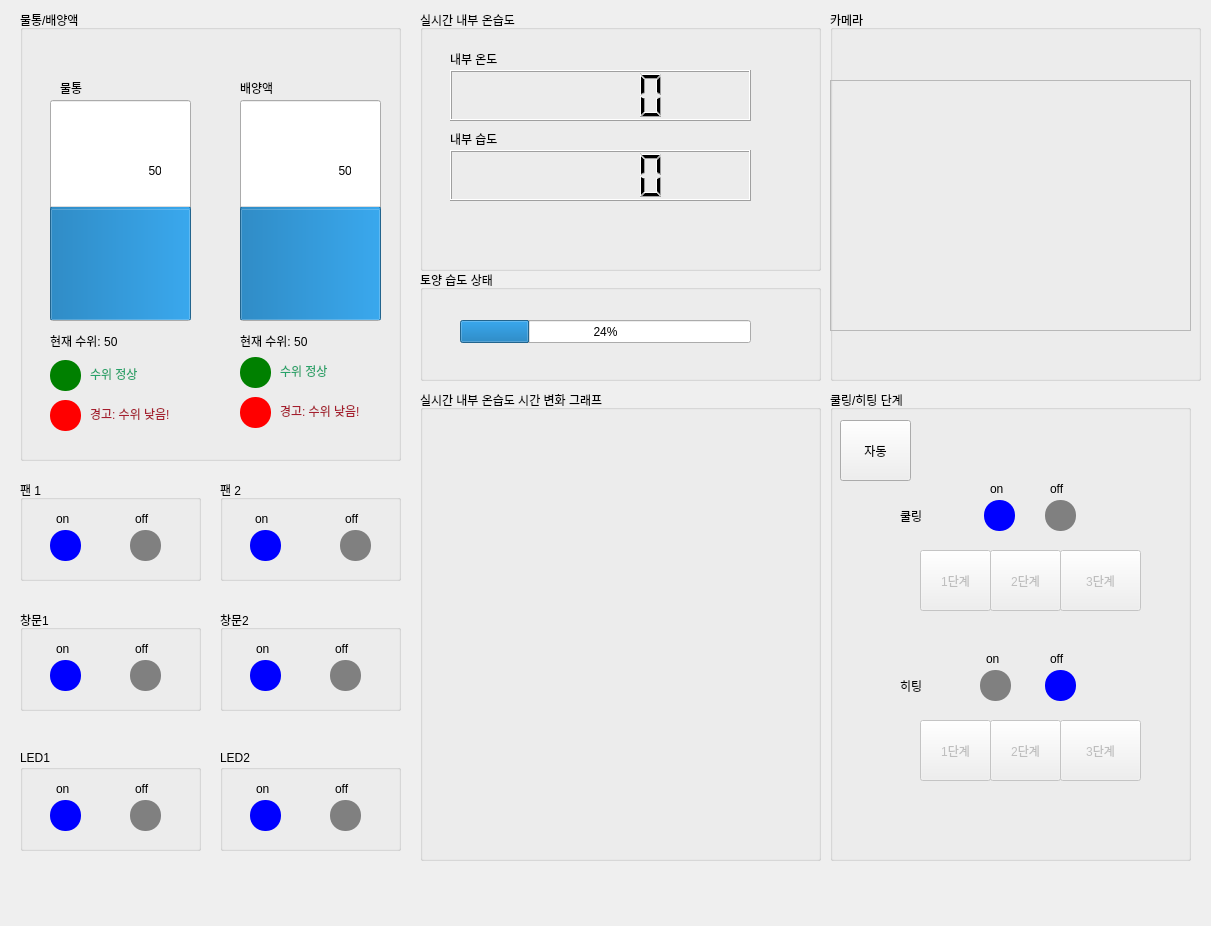
<?xml version="1.0" encoding="UTF-8"?>
<ui version="4.0">
 <class>Dialog</class>
 <widget class="QDialog" name="Dialog">
  <property name="geometry">
   <rect>
    <x>0</x>
    <y>0</y>
    <width>1211</width>
    <height>926</height>
   </rect>
  </property>
  <property name="windowTitle">
   <string>Dialog</string>
  </property>
  <widget class="QGroupBox" name="groupBox">
   <property name="geometry">
    <rect>
     <x>20</x>
     <y>10</y>
     <width>381</width>
     <height>451</height>
    </rect>
   </property>
   <property name="title">
    <string>물통/배양액</string>
   </property>
   <widget class="QProgressBar" name="progressBar">
    <property name="geometry">
     <rect>
      <x>30</x>
      <y>90</y>
      <width>141</width>
      <height>221</height>
     </rect>
    </property>
    <property name="value">
     <number>50</number>
    </property>
    <property name="orientation">
     <enum>Qt::Vertical</enum>
    </property>
   </widget>
   <widget class="QProgressBar" name="progressBar_2">
    <property name="geometry">
     <rect>
      <x>220</x>
      <y>90</y>
      <width>141</width>
      <height>221</height>
     </rect>
    </property>
    <property name="value">
     <number>50</number>
    </property>
    <property name="orientation">
     <enum>Qt::Vertical</enum>
    </property>
   </widget>
   <widget class="QLabel" name="label">
    <property name="geometry">
     <rect>
      <x>40</x>
      <y>70</y>
      <width>131</width>
      <height>16</height>
     </rect>
    </property>
    <property name="text">
     <string>물통</string>
    </property>
   </widget>
   <widget class="QLabel" name="label_2">
    <property name="geometry">
     <rect>
      <x>220</x>
      <y>70</y>
      <width>131</width>
      <height>16</height>
     </rect>
    </property>
    <property name="text">
     <string>배양액</string>
    </property>
   </widget>
   <widget class="QLabel" name="label_3">
    <property name="geometry">
     <rect>
      <x>30</x>
      <y>320</y>
      <width>141</width>
      <height>21</height>
     </rect>
    </property>
    <property name="text">
     <string>현재 수위: 50</string>
    </property>
   </widget>
   <widget class="QLabel" name="label_4">
    <property name="geometry">
     <rect>
      <x>220</x>
      <y>320</y>
      <width>141</width>
      <height>21</height>
     </rect>
    </property>
    <property name="text">
     <string>현재 수위: 50</string>
    </property>
   </widget>
   <widget class="QLabel" name="label_5">
    <property name="geometry">
     <rect>
      <x>70</x>
      <y>353</y>
      <width>141</width>
      <height>21</height>
     </rect>
    </property>
    <property name="styleSheet">
     <string notr="true">
color: rgb(38, 162, 105);</string>
    </property>
    <property name="text">
     <string>수위 정상</string>
    </property>
   </widget>
   <widget class="QLabel" name="label_6">
    <property name="geometry">
     <rect>
      <x>70</x>
      <y>393</y>
      <width>141</width>
      <height>21</height>
     </rect>
    </property>
    <property name="styleSheet">
     <string notr="true">color: rgb(165, 29, 45);</string>
    </property>
    <property name="text">
     <string>경고: 수위 낮음!</string>
    </property>
   </widget>
   <widget class="QLabel" name="label_9">
    <property name="geometry">
     <rect>
      <x>30</x>
      <y>350</y>
      <width>31</width>
      <height>31</height>
     </rect>
    </property>
    <property name="styleSheet">
     <string notr="true">background-color: green;
border-radius: 15px;</string>
    </property>
    <property name="text">
     <string/>
    </property>
   </widget>
   <widget class="QLabel" name="label_10">
    <property name="geometry">
     <rect>
      <x>30</x>
      <y>390</y>
      <width>31</width>
      <height>31</height>
     </rect>
    </property>
    <property name="styleSheet">
     <string notr="true">background-color: red;
border-radius: 15px;</string>
    </property>
    <property name="text">
     <string/>
    </property>
   </widget>
   <widget class="QLabel" name="label_7">
    <property name="geometry">
     <rect>
      <x>260</x>
      <y>390</y>
      <width>141</width>
      <height>21</height>
     </rect>
    </property>
    <property name="styleSheet">
     <string notr="true">color: rgb(165, 29, 45);</string>
    </property>
    <property name="text">
     <string>경고: 수위 낮음!</string>
    </property>
   </widget>
   <widget class="QLabel" name="label_11">
    <property name="geometry">
     <rect>
      <x>220</x>
      <y>347</y>
      <width>31</width>
      <height>31</height>
     </rect>
    </property>
    <property name="styleSheet">
     <string notr="true">background-color: green;
border-radius: 15px;</string>
    </property>
    <property name="text">
     <string/>
    </property>
   </widget>
   <widget class="QLabel" name="label_8">
    <property name="geometry">
     <rect>
      <x>260</x>
      <y>350</y>
      <width>141</width>
      <height>21</height>
     </rect>
    </property>
    <property name="styleSheet">
     <string notr="true">
color: rgb(38, 162, 105);</string>
    </property>
    <property name="text">
     <string>수위 정상</string>
    </property>
   </widget>
   <widget class="QLabel" name="label_12">
    <property name="geometry">
     <rect>
      <x>220</x>
      <y>387</y>
      <width>31</width>
      <height>31</height>
     </rect>
    </property>
    <property name="styleSheet">
     <string notr="true">background-color: red;
border-radius: 15px;</string>
    </property>
    <property name="text">
     <string/>
    </property>
   </widget>
  </widget>
  <widget class="QGroupBox" name="groupBox_2">
   <property name="geometry">
    <rect>
     <x>830</x>
     <y>10</y>
     <width>371</width>
     <height>371</height>
    </rect>
   </property>
   <property name="title">
    <string>카메라</string>
   </property>
   <widget class="QLabel" name="image_label">
    <property name="geometry">
     <rect>
      <x>0</x>
      <y>70</y>
      <width>361</width>
      <height>251</height>
     </rect>
    </property>
    <property name="frameShape">
     <enum>QFrame::StyledPanel</enum>
    </property>
    <property name="text">
     <string/>
    </property>
   </widget>
  </widget>
  <widget class="QGroupBox" name="groupBox_3">
   <property name="geometry">
    <rect>
     <x>420</x>
     <y>10</y>
     <width>401</width>
     <height>261</height>
    </rect>
   </property>
   <property name="title">
    <string>실시간 내부 온습도</string>
   </property>
   <widget class="QLCDNumber" name="lcdNumber">
    <property name="geometry">
     <rect>
      <x>30</x>
      <y>60</y>
      <width>301</width>
      <height>51</height>
     </rect>
    </property>
   </widget>
   <widget class="QLCDNumber" name="lcdNumber_2">
    <property name="geometry">
     <rect>
      <x>30</x>
      <y>140</y>
      <width>301</width>
      <height>51</height>
     </rect>
    </property>
   </widget>
   <widget class="QLabel" name="label_13">
    <property name="geometry">
     <rect>
      <x>30</x>
      <y>40</y>
      <width>67</width>
      <height>17</height>
     </rect>
    </property>
    <property name="text">
     <string>내부 온도</string>
    </property>
   </widget>
   <widget class="QLabel" name="label_14">
    <property name="geometry">
     <rect>
      <x>30</x>
      <y>120</y>
      <width>67</width>
      <height>17</height>
     </rect>
    </property>
    <property name="text">
     <string>내부 습도</string>
    </property>
   </widget>
  </widget>
  <widget class="QGroupBox" name="groupBox_4">
   <property name="geometry">
    <rect>
     <x>420</x>
     <y>270</y>
     <width>401</width>
     <height>111</height>
    </rect>
   </property>
   <property name="title">
    <string>토양 습도 상태 </string>
   </property>
   <widget class="QProgressBar" name="progressBar_3">
    <property name="geometry">
     <rect>
      <x>40</x>
      <y>50</y>
      <width>291</width>
      <height>23</height>
     </rect>
    </property>
    <property name="value">
     <number>24</number>
    </property>
   </widget>
  </widget>
  <widget class="QGroupBox" name="groupBox_5">
   <property name="geometry">
    <rect>
     <x>420</x>
     <y>390</y>
     <width>401</width>
     <height>471</height>
    </rect>
   </property>
   <property name="title">
    <string>실시간 내부 온습도 시간 변화 그래프</string>
   </property>
   <widget class="QLabel" name="label_15">
    <property name="geometry">
     <rect>
      <x>20</x>
      <y>40</y>
      <width>371</width>
      <height>431</height>
     </rect>
    </property>
    <property name="text">
     <string/>
    </property>
    <property name="pixmap">
     <pixmap>../../../.designer/backup/Pictures/Screenshots/Screenshot from 2024-11-07 23-11-42.png</pixmap>
    </property>
   </widget>
  </widget>
  <widget class="QGroupBox" name="groupBox_6">
   <property name="geometry">
    <rect>
     <x>20</x>
     <y>480</y>
     <width>181</width>
     <height>101</height>
    </rect>
   </property>
   <property name="title">
    <string>팬 1</string>
   </property>
   <widget class="QLabel" name="label_16">
    <property name="geometry">
     <rect>
      <x>30</x>
      <y>50</y>
      <width>31</width>
      <height>31</height>
     </rect>
    </property>
    <property name="styleSheet">
     <string notr="true">background-color: blue;
border-radius: 15px;</string>
    </property>
    <property name="text">
     <string/>
    </property>
   </widget>
   <widget class="QLabel" name="label_18">
    <property name="geometry">
     <rect>
      <x>36</x>
      <y>30</y>
      <width>67</width>
      <height>17</height>
     </rect>
    </property>
    <property name="text">
     <string>on</string>
    </property>
   </widget>
   <widget class="QLabel" name="label_19">
    <property name="geometry">
     <rect>
      <x>115</x>
      <y>30</y>
      <width>67</width>
      <height>17</height>
     </rect>
    </property>
    <property name="text">
     <string>off</string>
    </property>
   </widget>
   <widget class="QLabel" name="label_17">
    <property name="geometry">
     <rect>
      <x>110</x>
      <y>50</y>
      <width>31</width>
      <height>31</height>
     </rect>
    </property>
    <property name="styleSheet">
     <string notr="true">background-color: gray;
border-radius: 15px;</string>
    </property>
    <property name="text">
     <string/>
    </property>
   </widget>
  </widget>
  <widget class="QGroupBox" name="groupBox_10">
   <property name="geometry">
    <rect>
     <x>220</x>
     <y>480</y>
     <width>181</width>
     <height>101</height>
    </rect>
   </property>
   <property name="title">
    <string>팬 2</string>
   </property>
   <widget class="QLabel" name="label_23">
    <property name="geometry">
     <rect>
      <x>125</x>
      <y>30</y>
      <width>67</width>
      <height>17</height>
     </rect>
    </property>
    <property name="text">
     <string>off</string>
    </property>
   </widget>
   <widget class="QLabel" name="label_21">
    <property name="geometry">
     <rect>
      <x>30</x>
      <y>50</y>
      <width>31</width>
      <height>31</height>
     </rect>
    </property>
    <property name="styleSheet">
     <string notr="true">background-color: blue;
border-radius: 15px;</string>
    </property>
    <property name="text">
     <string/>
    </property>
   </widget>
   <widget class="QLabel" name="label_20">
    <property name="geometry">
     <rect>
      <x>35</x>
      <y>30</y>
      <width>67</width>
      <height>17</height>
     </rect>
    </property>
    <property name="text">
     <string>on</string>
    </property>
   </widget>
   <widget class="QLabel" name="label_22">
    <property name="geometry">
     <rect>
      <x>120</x>
      <y>50</y>
      <width>31</width>
      <height>31</height>
     </rect>
    </property>
    <property name="styleSheet">
     <string notr="true">background-color: gray;
border-radius: 15px;</string>
    </property>
    <property name="text">
     <string/>
    </property>
   </widget>
  </widget>
  <widget class="QGroupBox" name="groupBox_7">
   <property name="geometry">
    <rect>
     <x>20</x>
     <y>610</y>
     <width>181</width>
     <height>101</height>
    </rect>
   </property>
   <property name="title">
    <string>창문1</string>
   </property>
   <widget class="QLabel" name="label_24">
    <property name="geometry">
     <rect>
      <x>30</x>
      <y>50</y>
      <width>31</width>
      <height>31</height>
     </rect>
    </property>
    <property name="styleSheet">
     <string notr="true">background-color: blue;
border-radius: 15px;</string>
    </property>
    <property name="text">
     <string/>
    </property>
   </widget>
   <widget class="QLabel" name="label_25">
    <property name="geometry">
     <rect>
      <x>36</x>
      <y>30</y>
      <width>67</width>
      <height>17</height>
     </rect>
    </property>
    <property name="text">
     <string>on</string>
    </property>
   </widget>
   <widget class="QLabel" name="label_26">
    <property name="geometry">
     <rect>
      <x>115</x>
      <y>30</y>
      <width>67</width>
      <height>17</height>
     </rect>
    </property>
    <property name="text">
     <string>off</string>
    </property>
   </widget>
   <widget class="QLabel" name="label_27">
    <property name="geometry">
     <rect>
      <x>110</x>
      <y>50</y>
      <width>31</width>
      <height>31</height>
     </rect>
    </property>
    <property name="styleSheet">
     <string notr="true">background-color: gray;
border-radius: 15px;</string>
    </property>
    <property name="text">
     <string/>
    </property>
   </widget>
  </widget>
  <widget class="QGroupBox" name="groupBox_8">
   <property name="geometry">
    <rect>
     <x>220</x>
     <y>610</y>
     <width>181</width>
     <height>101</height>
    </rect>
   </property>
   <property name="title">
    <string>창문2</string>
   </property>
   <widget class="QLabel" name="label_28">
    <property name="geometry">
     <rect>
      <x>30</x>
      <y>50</y>
      <width>31</width>
      <height>31</height>
     </rect>
    </property>
    <property name="styleSheet">
     <string notr="true">background-color: blue;
border-radius: 15px;</string>
    </property>
    <property name="text">
     <string/>
    </property>
   </widget>
   <widget class="QLabel" name="label_29">
    <property name="geometry">
     <rect>
      <x>36</x>
      <y>30</y>
      <width>67</width>
      <height>17</height>
     </rect>
    </property>
    <property name="text">
     <string>on</string>
    </property>
   </widget>
   <widget class="QLabel" name="label_30">
    <property name="geometry">
     <rect>
      <x>115</x>
      <y>30</y>
      <width>67</width>
      <height>17</height>
     </rect>
    </property>
    <property name="text">
     <string>off</string>
    </property>
   </widget>
   <widget class="QLabel" name="label_31">
    <property name="geometry">
     <rect>
      <x>110</x>
      <y>50</y>
      <width>31</width>
      <height>31</height>
     </rect>
    </property>
    <property name="styleSheet">
     <string notr="true">background-color: gray;
border-radius: 15px;</string>
    </property>
    <property name="text">
     <string/>
    </property>
   </widget>
  </widget>
  <widget class="QGroupBox" name="groupBox_9">
   <property name="geometry">
    <rect>
     <x>20</x>
     <y>750</y>
     <width>181</width>
     <height>101</height>
    </rect>
   </property>
   <property name="title">
    <string>LED1</string>
   </property>
   <widget class="QLabel" name="label_32">
    <property name="geometry">
     <rect>
      <x>30</x>
      <y>50</y>
      <width>31</width>
      <height>31</height>
     </rect>
    </property>
    <property name="styleSheet">
     <string notr="true">background-color: blue;
border-radius: 15px;</string>
    </property>
    <property name="text">
     <string/>
    </property>
   </widget>
   <widget class="QLabel" name="label_33">
    <property name="geometry">
     <rect>
      <x>36</x>
      <y>30</y>
      <width>67</width>
      <height>17</height>
     </rect>
    </property>
    <property name="text">
     <string>on</string>
    </property>
   </widget>
   <widget class="QLabel" name="label_34">
    <property name="geometry">
     <rect>
      <x>115</x>
      <y>30</y>
      <width>67</width>
      <height>17</height>
     </rect>
    </property>
    <property name="text">
     <string>off</string>
    </property>
   </widget>
   <widget class="QLabel" name="label_35">
    <property name="geometry">
     <rect>
      <x>110</x>
      <y>50</y>
      <width>31</width>
      <height>31</height>
     </rect>
    </property>
    <property name="styleSheet">
     <string notr="true">background-color: gray;
border-radius: 15px;</string>
    </property>
    <property name="text">
     <string/>
    </property>
   </widget>
  </widget>
  <widget class="QGroupBox" name="groupBox_11">
   <property name="geometry">
    <rect>
     <x>220</x>
     <y>750</y>
     <width>181</width>
     <height>101</height>
    </rect>
   </property>
   <property name="title">
    <string>LED2</string>
   </property>
   <widget class="QLabel" name="label_36">
    <property name="geometry">
     <rect>
      <x>30</x>
      <y>50</y>
      <width>31</width>
      <height>31</height>
     </rect>
    </property>
    <property name="styleSheet">
     <string notr="true">background-color: blue;
border-radius: 15px;</string>
    </property>
    <property name="text">
     <string/>
    </property>
   </widget>
   <widget class="QLabel" name="label_37">
    <property name="geometry">
     <rect>
      <x>36</x>
      <y>30</y>
      <width>67</width>
      <height>17</height>
     </rect>
    </property>
    <property name="text">
     <string>on</string>
    </property>
   </widget>
   <widget class="QLabel" name="label_38">
    <property name="geometry">
     <rect>
      <x>115</x>
      <y>30</y>
      <width>67</width>
      <height>17</height>
     </rect>
    </property>
    <property name="text">
     <string>off</string>
    </property>
   </widget>
   <widget class="QLabel" name="label_39">
    <property name="geometry">
     <rect>
      <x>110</x>
      <y>50</y>
      <width>31</width>
      <height>31</height>
     </rect>
    </property>
    <property name="styleSheet">
     <string notr="true">background-color: gray;
border-radius: 15px;</string>
    </property>
    <property name="text">
     <string/>
    </property>
   </widget>
  </widget>
  <widget class="QGroupBox" name="groupBox_14">
   <property name="geometry">
    <rect>
     <x>830</x>
     <y>390</y>
     <width>361</width>
     <height>471</height>
    </rect>
   </property>
   <property name="title">
    <string>쿨링/히팅 단계</string>
   </property>
   <widget class="QPushButton" name="pushButton">
    <property name="enabled">
     <bool>false</bool>
    </property>
    <property name="geometry">
     <rect>
      <x>90</x>
      <y>160</y>
      <width>71</width>
      <height>61</height>
     </rect>
    </property>
    <property name="text">
     <string>1단계</string>
    </property>
   </widget>
   <widget class="QPushButton" name="pushButton_2">
    <property name="enabled">
     <bool>false</bool>
    </property>
    <property name="geometry">
     <rect>
      <x>160</x>
      <y>160</y>
      <width>71</width>
      <height>61</height>
     </rect>
    </property>
    <property name="text">
     <string>2단계</string>
    </property>
   </widget>
   <widget class="QPushButton" name="pushButton_3">
    <property name="enabled">
     <bool>false</bool>
    </property>
    <property name="geometry">
     <rect>
      <x>230</x>
      <y>160</y>
      <width>81</width>
      <height>61</height>
     </rect>
    </property>
    <property name="text">
     <string>3단계</string>
    </property>
   </widget>
   <widget class="QPushButton" name="pushButton_4">
    <property name="enabled">
     <bool>false</bool>
    </property>
    <property name="geometry">
     <rect>
      <x>160</x>
      <y>330</y>
      <width>71</width>
      <height>61</height>
     </rect>
    </property>
    <property name="text">
     <string>2단계</string>
    </property>
   </widget>
   <widget class="QPushButton" name="pushButton_5">
    <property name="enabled">
     <bool>false</bool>
    </property>
    <property name="geometry">
     <rect>
      <x>90</x>
      <y>330</y>
      <width>71</width>
      <height>61</height>
     </rect>
    </property>
    <property name="text">
     <string>1단계</string>
    </property>
   </widget>
   <widget class="QPushButton" name="pushButton_6">
    <property name="enabled">
     <bool>false</bool>
    </property>
    <property name="geometry">
     <rect>
      <x>230</x>
      <y>330</y>
      <width>81</width>
      <height>61</height>
     </rect>
    </property>
    <property name="text">
     <string>3단계</string>
    </property>
   </widget>
   <widget class="QLabel" name="label_48">
    <property name="geometry">
     <rect>
      <x>70</x>
      <y>110</y>
      <width>101</width>
      <height>31</height>
     </rect>
    </property>
    <property name="text">
     <string>쿨링</string>
    </property>
   </widget>
   <widget class="QLabel" name="label_49">
    <property name="geometry">
     <rect>
      <x>70</x>
      <y>280</y>
      <width>101</width>
      <height>31</height>
     </rect>
    </property>
    <property name="text">
     <string>히팅</string>
    </property>
   </widget>
   <widget class="QLabel" name="label_53">
    <property name="geometry">
     <rect>
      <x>220</x>
      <y>90</y>
      <width>67</width>
      <height>17</height>
     </rect>
    </property>
    <property name="text">
     <string>off</string>
    </property>
   </widget>
   <widget class="QLabel" name="label_51">
    <property name="geometry">
     <rect>
      <x>154</x>
      <y>110</y>
      <width>31</width>
      <height>31</height>
     </rect>
    </property>
    <property name="styleSheet">
     <string notr="true">background-color: blue;
border-radius: 15px;</string>
    </property>
    <property name="text">
     <string/>
    </property>
   </widget>
   <widget class="QLabel" name="label_52">
    <property name="geometry">
     <rect>
      <x>160</x>
      <y>90</y>
      <width>67</width>
      <height>17</height>
     </rect>
    </property>
    <property name="text">
     <string>on</string>
    </property>
   </widget>
   <widget class="QLabel" name="label_50">
    <property name="geometry">
     <rect>
      <x>215</x>
      <y>110</y>
      <width>31</width>
      <height>31</height>
     </rect>
    </property>
    <property name="styleSheet">
     <string notr="true">background-color: gray;
border-radius: 15px;</string>
    </property>
    <property name="text">
     <string/>
    </property>
   </widget>
   <widget class="QLabel" name="label_54">
    <property name="geometry">
     <rect>
      <x>220</x>
      <y>260</y>
      <width>67</width>
      <height>17</height>
     </rect>
    </property>
    <property name="text">
     <string>off</string>
    </property>
   </widget>
   <widget class="QLabel" name="label_55">
    <property name="geometry">
     <rect>
      <x>150</x>
      <y>280</y>
      <width>31</width>
      <height>31</height>
     </rect>
    </property>
    <property name="styleSheet">
     <string notr="true">background-color: gray;
border-radius: 15px;</string>
    </property>
    <property name="text">
     <string/>
    </property>
   </widget>
   <widget class="QLabel" name="label_56">
    <property name="geometry">
     <rect>
      <x>156</x>
      <y>260</y>
      <width>67</width>
      <height>17</height>
     </rect>
    </property>
    <property name="text">
     <string>on</string>
    </property>
   </widget>
   <widget class="QLabel" name="label_57">
    <property name="geometry">
     <rect>
      <x>215</x>
      <y>280</y>
      <width>31</width>
      <height>31</height>
     </rect>
    </property>
    <property name="styleSheet">
     <string notr="true">background-color: blue;
border-radius: 15px;</string>
    </property>
    <property name="text">
     <string/>
    </property>
   </widget>
   <widget class="QPushButton" name="pushButton_7">
    <property name="geometry">
     <rect>
      <x>10</x>
      <y>30</y>
      <width>71</width>
      <height>61</height>
     </rect>
    </property>
    <property name="text">
     <string>자동</string>
    </property>
   </widget>
  </widget>
 </widget>
 <resources/>
 <connections/>
</ui>
